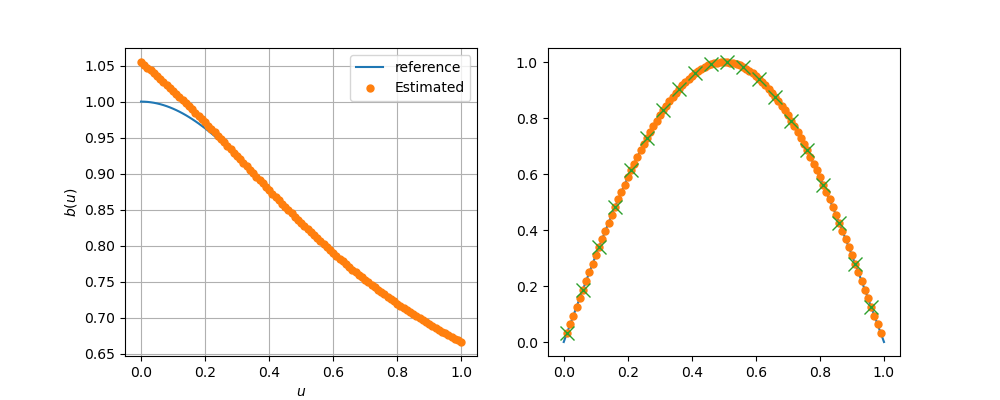

Here is the Julia script that generated this plot:
using LinearAlgebra
using ADCME
using PyPlot

close("all")

n = 101
h = 1.0  / (n-1)
x = LinRange(0,1,n) |> collect

# The correct answer
u = sin.(pi*x)

# The forcing function
f= @. (1+u^2)/(1+2u^2) * π^2 * u + u

# IN this case we don't have lots of U's. So we are going to
# Simulate U as part of our solution. Let X be our solution
function residual_and_jac(theta,x)
    # Create a nn
    nn = squeeze(fc(reshape(x,:,1),[20,20,1],theta)) + 1.0
    u_full = vector(2:n-1,x,n) # Will basically pad the ends with zeros
    res = -nn.*(u_full[3:end] + u_full[1:end-2] - 2*u_full[2:end-1])/ h^2 + u_full[2:end-1] - f[2:end-1]
    J = gradients(res,x)
    res, J
end

theta = Variable(fc_init([1,20,20,1]))
ADCME.options.newton_raphson.rtol = 1e-4 # relative tolerance
ADCME.options.newton_raphson.tol = 1e-4 # absolute tolerance
ADCME.options.newton_raphson.verbose = true # print details in newton_raphson
u_est = newton_raphson_with_grad(residual_and_jac, constant(zeros(n-2)),theta) # will solve for x such that f(theta,x) = 0
residual = u_est[1:5:end] - u[2:end-1][1:5:end]
loss = sum(residual^2)

# Optimize
sess = Session(); init(sess)
BFGS!(sess, loss)

# visualise
u_test = reshape(x,:,1)
b = squeeze(fc(u_test, [20,20,1], theta)) + 1.0 # The modelled b(u)

figure(figsize=(10,4))
subplot(121)
true_result = @. (1+x^2)/(1+2*x^2)
plot(x, true_result,label = "reference")
plot(u_test, run(sess, b), "o", markersize=5., label="Estimated")
legend(); xlabel("\$u\$"); ylabel("\$b(u)\$"); grid("on")

subplot(122)
plot(x, u,label = "reference")
plot(x[2:end-1], run(sess, u_est), "o", markersize=5., label="Estimated")
plot(x[2:end-1][1:5:end],run(sess, u_est[1:5:end]),"x", markersize=10., label="Data")
savefig("example_function_sparse.png")
